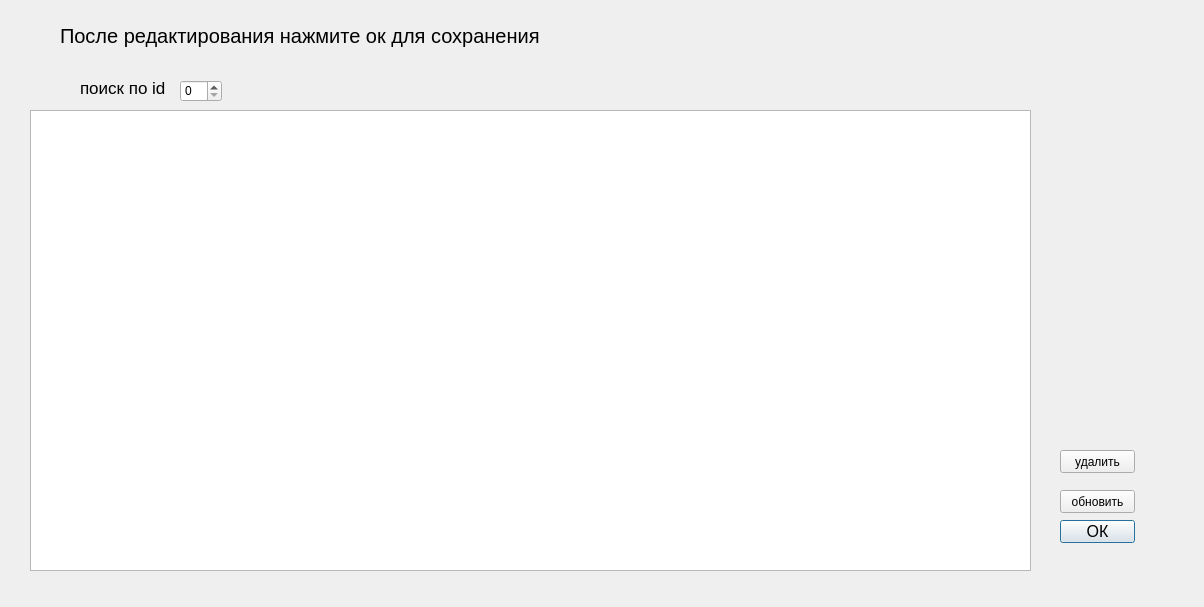
<?xml version="1.0" encoding="UTF-8"?>
<ui version="4.0">
 <class>Dialog</class>
 <widget class="QDialog" name="Dialog">
  <property name="geometry">
   <rect>
    <x>0</x>
    <y>0</y>
    <width>1204</width>
    <height>607</height>
   </rect>
  </property>
  <property name="windowTitle">
   <string>Dialog</string>
  </property>
  <widget class="QPushButton" name="pushButton_2">
   <property name="geometry">
    <rect>
     <x>1060</x>
     <y>520</y>
     <width>75</width>
     <height>23</height>
    </rect>
   </property>
   <property name="font">
    <font>
     <pointsize>12</pointsize>
    </font>
   </property>
   <property name="text">
    <string>ОК</string>
   </property>
  </widget>
  <widget class="QLabel" name="label">
   <property name="geometry">
    <rect>
     <x>60</x>
     <y>20</y>
     <width>501</width>
     <height>31</height>
    </rect>
   </property>
   <property name="font">
    <font>
     <pointsize>15</pointsize>
    </font>
   </property>
   <property name="text">
    <string>После редактирования нажмите ок для сохранения</string>
   </property>
  </widget>
  <widget class="QTableWidget" name="tableWidget">
   <property name="geometry">
    <rect>
     <x>30</x>
     <y>110</y>
     <width>1001</width>
     <height>461</height>
    </rect>
   </property>
  </widget>
  <widget class="QLabel" name="label_2">
   <property name="geometry">
    <rect>
     <x>80</x>
     <y>80</y>
     <width>111</width>
     <height>16</height>
    </rect>
   </property>
   <property name="font">
    <font>
     <pointsize>13</pointsize>
    </font>
   </property>
   <property name="text">
    <string>поиск по id</string>
   </property>
  </widget>
  <widget class="QSpinBox" name="spinBox">
   <property name="geometry">
    <rect>
     <x>180</x>
     <y>80</y>
     <width>42</width>
     <height>22</height>
    </rect>
   </property>
  </widget>
  <widget class="QPushButton" name="pushButton">
   <property name="geometry">
    <rect>
     <x>1060</x>
     <y>490</y>
     <width>75</width>
     <height>23</height>
    </rect>
   </property>
   <property name="text">
    <string>обновить</string>
   </property>
  </widget>
  <widget class="QPushButton" name="pushButton_3">
   <property name="geometry">
    <rect>
     <x>1060</x>
     <y>450</y>
     <width>75</width>
     <height>23</height>
    </rect>
   </property>
   <property name="text">
    <string>удалить</string>
   </property>
  </widget>
 </widget>
 <resources/>
 <connections/>
</ui>
